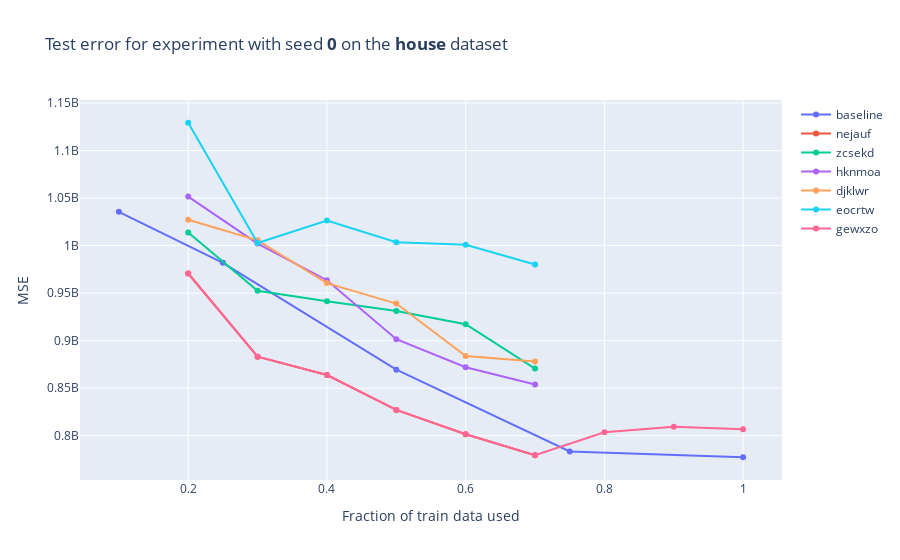
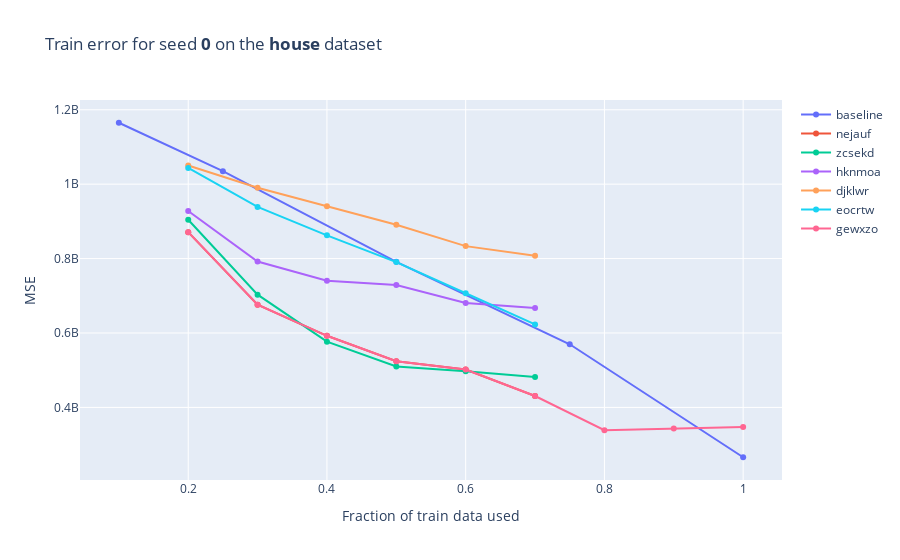
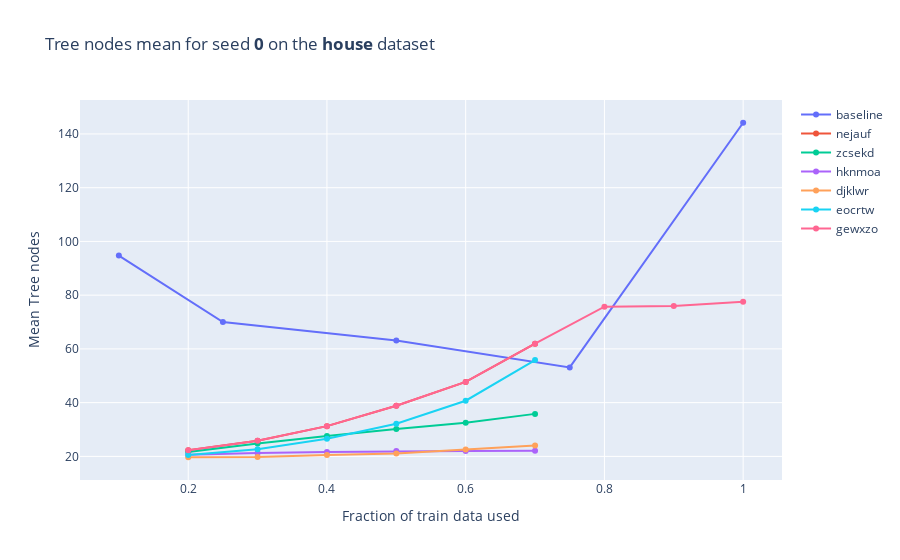
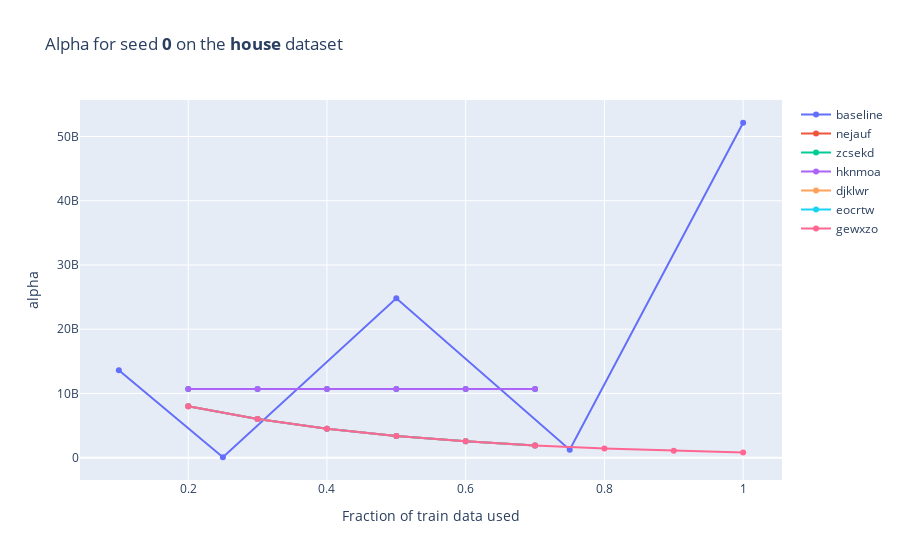

These figures' notebook cell, in order:
### Code cell
fig = go.Figure()
fig.add_trace(go.Scatter(x=baseline_df['config.training_fraction'], y=baseline_df['run.result.baseline.test_error.value'], name='baseline'))
for experiment_uid, data_df in data_df_dict.items():
    fig.add_trace(go.Scatter(x=data_df['fraction_of_train'], y=data_df['updated_model.test_error'], name='{}'.format(experiment_uid)))
fig.update_layout(title='Test error for experiment with seed <b>{}</b> on the <b>{}</b> dataset'.format(seed, dataset_name), 
                  xaxis_title='Fraction of train data used', 
                  yaxis_title='MSE')
fig.show()

fig = go.Figure()
fig.add_trace(go.Scatter(x=baseline_df['config.training_fraction'], y=baseline_df['run.result.baseline.train_error.value'], name='baseline'))
for experiment_uid, data_df in data_df_dict.items():
    fig.add_trace(go.Scatter(x=data_df['fraction_of_train'], y=data_df['updated_model.train_error'], name='{}'.format(experiment_uid)))
fig.update_layout(title='Train error for seed <b>{}</b> on the <b>{}</b> dataset'.format(seed, dataset_name), 
                  xaxis_title='Fraction of train data used', 
                  yaxis_title='MSE')
fig.show()

fig = go.Figure()
fig.add_trace(go.Scatter(x=baseline_df['config.training_fraction'], y=baseline_df['run.result.baseline.forest_statistics.tree_nodes_mean.value'], name='baseline'))
for experiment_uid, data_df in data_df_dict.items():
    fig.add_trace(go.Scatter(x=data_df['fraction_of_train'], y=data_df['updated_model.forest_statistics.tree_nodes_mean'], name='{}'.format(experiment_uid)))
fig.update_layout(title='Tree nodes mean for seed <b>{}</b> on the <b>{}</b> dataset'.format(seed, dataset_name), 
                  xaxis_title='Fraction of train data used', 
                  yaxis_title='Mean Tree nodes')
fig.show()

fig = go.Figure()
fig.add_trace(go.Scatter(x=baseline_df['config.training_fraction'], y=baseline_df['run.result.baseline.hyperparameters.alpha'], name='baseline'))
for experiment_uid, data_df in data_df_dict.items():
    fig.add_trace(go.Scatter(x=data_df['fraction_of_train'], y=data_df['updated_model.hyperparameters.alpha'], name='{}'.format(experiment_uid)))
fig.update_layout(title='Alpha for seed <b>{}</b> on the <b>{}</b> dataset'.format(seed, dataset_name), 
                  xaxis_title='Fraction of train data used', 
                  yaxis_title='alpha')
fig.show()

fig = go.Figure()
fig.add_trace(go.Scatter(x=baseline_df['config.training_fraction'], y=baseline_df['run.result.baseline.hyperparameters.gamma'], name='baseline'))
for experiment_uid, data_df in data_df_dict.items():
    fig.add_trace(go.Scatter(x=data_df['fraction_of_train'], y=data_df['updated_model.hyperparameters.gamma'], name='{}'.format(experiment_uid)))
fig.update_layout(title='gamma for seed <b>{}</b> on the <b>{}</b> dataset'.format(seed, dataset_name), 
                  xaxis_title='Fraction of train data used', 
                  yaxis_title='gamma')
fig.show()

fig = go.Figure()
fig.add_trace(go.Scatter(x=baseline_df['config.training_fraction'], y=baseline_df['run.result.baseline.hyperparameters.soft_tree_depth_limit'], name='baseline'))
for experiment_uid, data_df in data_df_dict.items():
    fig.add_trace(go.Scatter(x=data_df['fraction_of_train'], y=data_df['updated_model.hyperparameters.soft_tree_depth_limit'], name='{}'.format(experiment_uid)))
fig.update_layout(title='soft_tree_depth_limit for seed <b>{}</b> on the <b>{}</b> dataset'.format(seed, dataset_name), 
                  xaxis_title='Fraction of train data used', 
                  yaxis_title='soft_tree_depth_limit')
fig.show()

fig = go.Figure()
fig.add_trace(go.Scatter(x=baseline_df['config.training_fraction'], y=baseline_df['run.result.baseline.hyperparameters.retrained_tree_eta'], name='baseline'))
for experiment_uid, data_df in data_df_dict.items():
    fig.add_trace(go.Scatter(x=data_df['fraction_of_train'], y=data_df['updated_model.hyperparameters.retrained_tree_eta'], name='{}'.format(experiment_uid)))
fig.update_layout(title='retrained_tree_eta for seed <b>{}</b> on the <b>{}</b> dataset'.format(seed, dataset_name), 
                  xaxis_title='Fraction of train data used', 
                  yaxis_title='retrained_tree_eta')

fig = go.Figure()
fig.add_trace(go.Scatter(x=baseline_df['config.training_fraction'], y=baseline_df['run.result.baseline.hyperparameters.lambda'], name='baseline'))
for experiment_uid, data_df in data_df_dict.items():
    fig.add_trace(go.Scatter(x=data_df['fraction_of_train'], y=data_df['updated_model.hyperparameters.lambda'], name='{}'.format(experiment_uid)))
fig.update_layout(title='lambda for seed <b>{}</b> on the <b>{}</b> dataset'.format(seed, dataset_name), 
                  xaxis_title='Fraction of train data used', 
                  yaxis_title='lambda')
fig.show()

### Figure 1 — Plotly figure (JSON) as saved in the notebook; plotly's stock layout.template omitted (floating-point values rounded to 4 significant figures)
{"data": [{"name": "baseline", "type": "scatter", "x": [0.1, 0.25, 0.5, 0.75, 1], "y": [1035000000.0, 981900000.0, 869500000.0, 783500000.0, 777300000.0]}, {"name": "nejauf", "type": "scatter", "x": [0.2, 0.3, 0.4, 0.5, 0.6, 0.7], "y": [970600000.0, 883100000.0, 863800000.0, 827100000.0, 801600000.0, 779500000.0]}, {"name": "zcsekd", "type": "scatter", "x": [0.2, 0.3, 0.4, 0.5, 0.6, 0.7], "y": [1014000000.0, 952500000.0, 941300000.0, 931100000.0, 917300000.0, 870600000.0]}, {"name": "hknmoa", "type": "scatter", "x": [0.2, 0.3, 0.4, 0.5, 0.6, 0.7], "y": [1052000000.0, 1002000000.0, 963600000.0, 901500000.0, 872000000.0, 853900000.0]}, {"name": "djklwr", "type": "scatter", "x": [0.2, 0.3, 0.4, 0.5, 0.6, 0.7], "y": [1027000000.0, 1006000000.0, 960500000.0, 939000000.0, 883900000.0, 878200000.0]}, {"name": "eocrtw", "type": "scatter", "x": [0.2, 0.3, 0.4, 0.5, 0.6, 0.7], "y": [1129000000.0, 1003000000.0, 1026000000.0, 1004000000.0, 1001000000.0, 980100000.0]}, {"name": "gewxzo", "type": "scatter", "x": [0.2, 0.3, 0.4, 0.5, 0.6, 0.7, 0.8, 0.9, 1], "y": [970600000.0, 883100000.0, 863800000.0, 827100000.0, 801600000.0, 779500000.0, 803600000.0, 809500000.0, 806800000.0]}], "layout": {"title": {"text": "Test error for experiment with seed <b>0</b> on the <b>house</b> dataset"}, "xaxis": {"title": {"text": "Fraction of train data used"}}, "yaxis": {"title": {"text": "MSE"}}}}

### Figure 2 — Plotly figure (JSON) as saved in the notebook; plotly's stock layout.template omitted (floating-point values rounded to 4 significant figures)
{"data": [{"name": "baseline", "type": "scatter", "x": [0.1, 0.25, 0.5, 0.75, 1], "y": [1165000000.0, 1035000000.0, 791200000.0, 569700000.0, 266000000.0]}, {"name": "nejauf", "type": "scatter", "x": [0.2, 0.3, 0.4, 0.5, 0.6, 0.7], "y": [871100000.0, 676000000.0, 592500000.0, 524100000.0, 501700000.0, 430600000.0]}, {"name": "zcsekd", "type": "scatter", "x": [0.2, 0.3, 0.4, 0.5, 0.6, 0.7], "y": [904200000.0, 703000000.0, 576800000.0, 510000000.0, 497100000.0, 481900000.0]}, {"name": "hknmoa", "type": "scatter", "x": [0.2, 0.3, 0.4, 0.5, 0.6, 0.7], "y": [927900000.0, 792000000.0, 740600000.0, 729200000.0, 680400000.0, 667100000.0]}, {"name": "djklwr", "type": "scatter", "x": [0.2, 0.3, 0.4, 0.5, 0.6, 0.7], "y": [1050000000.0, 990200000.0, 940600000.0, 890900000.0, 833500000.0, 807300000.0]}, {"name": "eocrtw", "type": "scatter", "x": [0.2, 0.3, 0.4, 0.5, 0.6, 0.7], "y": [1044000000.0, 938900000.0, 862500000.0, 790600000.0, 706700000.0, 623000000.0]}, {"name": "gewxzo", "type": "scatter", "x": [0.2, 0.3, 0.4, 0.5, 0.6, 0.7, 0.8, 0.9, 1], "y": [871100000.0, 676000000.0, 592500000.0, 524100000.0, 501700000.0, 430600000.0, 338800000.0, 343400000.0, 347300000.0]}], "layout": {"title": {"text": "Train error for seed <b>0</b> on the <b>house</b> dataset"}, "xaxis": {"title": {"text": "Fraction of train data used"}}, "yaxis": {"title": {"text": "MSE"}}}}

### Figure 3 — Plotly figure (JSON) as saved in the notebook; plotly's stock layout.template omitted (floating-point values rounded to 4 significant figures)
{"data": [{"name": "baseline", "type": "scatter", "x": [0.1, 0.25, 0.5, 0.75, 1], "y": [94.73, 70, 63.14, 53.12, 144.2]}, {"name": "nejauf", "type": "scatter", "x": [0.2, 0.3, 0.4, 0.5, 0.6, 0.7], "y": [22.32, 25.84, 31.26, 38.85, 47.71, 61.93]}, {"name": "zcsekd", "type": "scatter", "x": [0.2, 0.3, 0.4, 0.5, 0.6, 0.7], "y": [21.6, 24.76, 27.56, 30.17, 32.49, 35.82]}, {"name": "hknmoa", "type": "scatter", "x": [0.2, 0.3, 0.4, 0.5, 0.6, 0.7], "y": [20.64, 21.27, 21.62, 21.97, 22.04, 22.12]}, {"name": "djklwr", "type": "scatter", "x": [0.2, 0.3, 0.4, 0.5, 0.6, 0.7], "y": [19.68, 19.77, 20.48, 21.12, 22.52, 24.09]}, {"name": "eocrtw", "type": "scatter", "x": [0.2, 0.3, 0.4, 0.5, 0.6, 0.7], "y": [20.48, 22.64, 26.56, 32.15, 40.72, 55.84]}, {"name": "gewxzo", "type": "scatter", "x": [0.2, 0.3, 0.4, 0.5, 0.6, 0.7, 0.8, 0.9, 1], "y": [22.32, 25.84, 31.26, 38.85, 47.71, 61.93, 75.73, 75.92, 77.6]}], "layout": {"title": {"text": "Tree nodes mean for seed <b>0</b> on the <b>house</b> dataset"}, "xaxis": {"title": {"text": "Fraction of train data used"}}, "yaxis": {"title": {"text": "Mean Tree nodes"}}}}

### Figure 4 — Plotly figure (JSON) as saved in the notebook; plotly's stock layout.template omitted (floating-point values rounded to 4 significant figures)
{"data": [{"name": "baseline", "type": "scatter", "x": [0.1, 0.25, 0.5, 0.75, 1], "y": [13600000000.0, 62370000.0, 24820000000.0, 1229000000.0, 52140000000.0]}, {"name": "nejauf", "type": "scatter", "x": [0.2, 0.3, 0.4, 0.5, 0.6, 0.7], "y": [8017000000.0, 6013000000.0, 4510000000.0, 3382000000.0, 2537000000.0, 1903000000.0]}, {"name": "zcsekd", "type": "scatter", "x": [0.2, 0.3, 0.4, 0.5, 0.6, 0.7], "y": [10690000000.0, 10690000000.0, 10690000000.0, 10690000000.0, 10690000000.0, 10690000000.0]}, {"name": "hknmoa", "type": "scatter", "x": [0.2, 0.3, 0.4, 0.5, 0.6, 0.7], "y": [10690000000.0, 10690000000.0, 10690000000.0, 10690000000.0, 10690000000.0, 10690000000.0]}, {"name": "djklwr", "type": "scatter", "x": [0.2, 0.3, 0.4, 0.5, 0.6, 0.7], "y": [8017000000.0, 6013000000.0, 4510000000.0, 3382000000.0, 2537000000.0, 1903000000.0]}, {"name": "eocrtw", "type": "scatter", "x": [0.2, 0.3, 0.4, 0.5, 0.6, 0.7], "y": [8017000000.0, 6013000000.0, 4510000000.0, 3382000000.0, 2537000000.0, 1903000000.0]}, {"name": "gewxzo", "type": "scatter", "x": [0.2, 0.3, 0.4, 0.5, 0.6, 0.7, 0.8, 0.9, 1], "y": [8017000000.0, 6013000000.0, 4510000000.0, 3382000000.0, 2537000000.0, 1903000000.0, 1427000000.0, 1070000000.0, 802600000.0]}], "layout": {"title": {"text": "Alpha for seed <b>0</b> on the <b>house</b> dataset"}, "xaxis": {"title": {"text": "Fraction of train data used"}}, "yaxis": {"title": {"text": "alpha"}}}}
